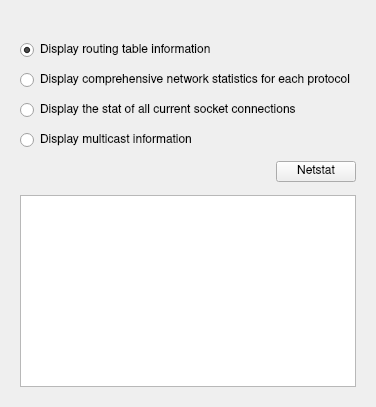
      <widget class="QWidget" name="tab_netstat">
       <attribute name="title">
        <string>Netstat</string>
       </attribute>
       <layout class="QVBoxLayout" name="verticalLayout_2">
        <property name="leftMargin">
         <number>20</number>
        </property>
        <property name="topMargin">
         <number>34</number>
        </property>
        <property name="rightMargin">
         <number>20</number>
        </property>
        <property name="bottomMargin">
         <number>20</number>
        </property>
        <item>
         <widget class="QWidget" name="widget_2" native="true">
          <property name="minimumSize">
           <size>
            <width>0</width>
            <height>155</height>
           </size>
          </property>
          <property name="maximumSize">
           <size>
            <width>16777215</width>
            <height>150</height>
           </size>
          </property>
          <layout class="QVBoxLayout" name="verticalLayout_8">
           <property name="leftMargin">
            <number>0</number>
           </property>
           <property name="topMargin">
            <number>0</number>
           </property>
           <property name="rightMargin">
            <number>0</number>
           </property>
           <property name="bottomMargin">
            <number>0</number>
           </property>
           <item>
            <widget class="QRadioButton" name="netstat_radiobutton_route">
             <property name="sizePolicy">
              <sizepolicy hsizetype="Minimum" vsizetype="Fixed">
               <horstretch>0</horstretch>
               <verstretch>0</verstretch>
              </sizepolicy>
             </property>
             <property name="font">
              <font>
               <family>Nimbus Sans</family>
              </font>
             </property>
             <property name="text">
              <string>Display routing table information</string>
             </property>
             <property name="checked">
              <bool>true</bool>
             </property>
            </widget>
           </item>
           <item>
            <widget class="QRadioButton" name="netstat_radiobutton_statistics">
             <property name="sizePolicy">
              <sizepolicy hsizetype="Minimum" vsizetype="Fixed">
               <horstretch>0</horstretch>
               <verstretch>0</verstretch>
              </sizepolicy>
             </property>
             <property name="font">
              <font>
               <family>Nimbus Sans</family>
              </font>
             </property>
             <property name="text">
              <string>Display comprehensive network statistics for each protocol</string>
             </property>
            </widget>
           </item>
           <item>
            <widget class="QRadioButton" name="netstat_radiobuttion_listening">
             <property name="sizePolicy">
              <sizepolicy hsizetype="Minimum" vsizetype="Fixed">
               <horstretch>0</horstretch>
               <verstretch>0</verstretch>
              </sizepolicy>
             </property>
             <property name="font">
              <font>
               <family>Nimbus Sans</family>
              </font>
             </property>
             <property name="text">
              <string>Display the stat of all current socket connections</string>
             </property>
            </widget>
           </item>
           <item>
            <widget class="QRadioButton" name="netstat_radiobutton_groups">
             <property name="sizePolicy">
              <sizepolicy hsizetype="Minimum" vsizetype="Fixed">
               <horstretch>0</horstretch>
               <verstretch>0</verstretch>
              </sizepolicy>
             </property>
             <property name="font">
              <font>
               <family>Nimbus Sans</family>
              </font>
             </property>
             <property name="text">
              <string>Display multicast information</string>
             </property>
            </widget>
           </item>
           <item>
            <layout class="QHBoxLayout" name="horizontalLayout_6">
             <property name="leftMargin">
              <number>0</number>
             </property>
             <property name="topMargin">
              <number>0</number>
             </property>
             <property name="rightMargin">
              <number>0</number>
             </property>
             <property name="bottomMargin">
              <number>0</number>
             </property>
             <item>
              <spacer name="horizontalSpacer_4">
               <property name="orientation">
                <enum>Qt::Horizontal</enum>
               </property>
               <property name="sizeHint" stdset="0">
                <size>
                 <width>40</width>
                 <height>20</height>
                </size>
               </property>
              </spacer>
             </item>
             <item>
              <widget class="QPushButton" name="netstat_button">
               <property name="sizePolicy">
                <sizepolicy hsizetype="Fixed" vsizetype="Fixed">
                 <horstretch>0</horstretch>
                 <verstretch>0</verstretch>
                </sizepolicy>
               </property>
               <property name="font">
                <font>
                 <family>Nimbus Sans</family>
                </font>
               </property>
               <property name="text">
                <string>Netstat</string>
               </property>
              </widget>
             </item>
            </layout>
           </item>
          </layout>
         </widget>
        </item>
        <item>
         <widget class="QTextBrowser" name="netstat_text_browser">
          <property name="font">
           <font>
            <family>Nimbus Mono PS</family>
           </font>
          </property>
          <property name="lineWrapMode">
           <enum>QTextEdit::NoWrap</enum>
          </property>
         </widget>
        </item>
       </layout>
      </widget>
